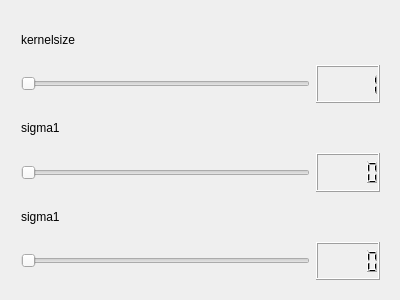
<?xml version="1.0" encoding="UTF-8"?>
<ui version="4.0">
 <class>GaussianBlurStepDialog</class>
 <widget class="QDialog" name="GaussianBlurStepDialog">
  <property name="geometry">
   <rect>
    <x>0</x>
    <y>0</y>
    <width>400</width>
    <height>300</height>
   </rect>
  </property>
  <property name="windowTitle">
   <string>GaussianBlurStepDialog</string>
  </property>
  <widget class="QWidget" name="layoutWidget">
   <property name="geometry">
    <rect>
     <x>10</x>
     <y>10</y>
     <width>381</width>
     <height>281</height>
    </rect>
   </property>
   <layout class="QVBoxLayout" name="verticalLayout">
    <item>
     <widget class="QLabel" name="label">
      <property name="text">
       <string>kernelsize</string>
      </property>
     </widget>
    </item>
    <item>
     <layout class="QHBoxLayout" name="horizontalLayout_2">
      <item>
       <widget class="QSlider" name="kernelSizeSlider">
        <property name="minimum">
         <number>1</number>
        </property>
        <property name="maximum">
         <number>100</number>
        </property>
        <property name="orientation">
         <enum>Qt::Horizontal</enum>
        </property>
       </widget>
      </item>
      <item>
       <widget class="QLCDNumber" name="kernelSizeNUmber">
        <property name="intValue" stdset="0">
         <number>1</number>
        </property>
       </widget>
      </item>
     </layout>
    </item>
    <item>
     <widget class="QLabel" name="label_2">
      <property name="text">
       <string>sigma1</string>
      </property>
     </widget>
    </item>
    <item>
     <layout class="QHBoxLayout" name="horizontalLayout">
      <item>
       <widget class="QSlider" name="sigma1Slider">
        <property name="orientation">
         <enum>Qt::Horizontal</enum>
        </property>
       </widget>
      </item>
      <item>
       <widget class="QLCDNumber" name="sigma1Number"/>
      </item>
     </layout>
    </item>
    <item>
     <widget class="QLabel" name="label_3">
      <property name="text">
       <string>sigma1</string>
      </property>
     </widget>
    </item>
    <item>
     <layout class="QHBoxLayout" name="horizontalLayout_3">
      <item>
       <widget class="QSlider" name="sigma2Slider">
        <property name="orientation">
         <enum>Qt::Horizontal</enum>
        </property>
       </widget>
      </item>
      <item>
       <widget class="QLCDNumber" name="sigma2Number"/>
      </item>
     </layout>
    </item>
   </layout>
  </widget>
 </widget>
 <layoutdefault spacing="6" margin="11"/>
 <resources/>
 <connections>
  <connection>
   <sender>kernelSizeSlider</sender>
   <signal>valueChanged(int)</signal>
   <receiver>kernelSizeNUmber</receiver>
   <slot>display(int)</slot>
   <hints>
    <hint type="sourcelabel">
     <x>119</x>
     <y>90</y>
    </hint>
    <hint type="destinationlabel">
     <x>271</x>
     <y>91</y>
    </hint>
   </hints>
  </connection>
  <connection>
   <sender>sigma1Slider</sender>
   <signal>valueChanged(int)</signal>
   <receiver>sigma1Number</receiver>
   <slot>display(int)</slot>
   <hints>
    <hint type="sourcelabel">
     <x>109</x>
     <y>170</y>
    </hint>
    <hint type="destinationlabel">
     <x>261</x>
     <y>171</y>
    </hint>
   </hints>
  </connection>
  <connection>
   <sender>sigma2Slider</sender>
   <signal>valueChanged(int)</signal>
   <receiver>sigma2Number</receiver>
   <slot>display(int)</slot>
   <hints>
    <hint type="sourcelabel">
     <x>109</x>
     <y>240</y>
    </hint>
    <hint type="destinationlabel">
     <x>261</x>
     <y>241</y>
    </hint>
   </hints>
  </connection>
 </connections>
</ui>
